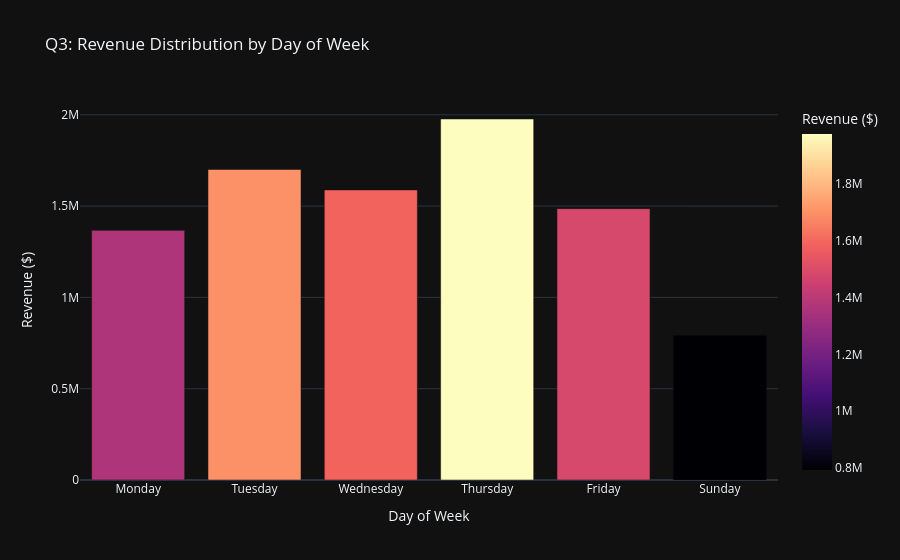

The code cell stored with this chart in its notebook:
### Markdown cell above
### Q3: Which days of the week generate the highest total sales revenue?

### Code cell
day_order = ['Monday', 'Tuesday', 'Wednesday', 'Thursday', 'Friday', 'Sunday']
q3_data = df_sales.groupby('DayOfWeek')['TotalAmount'].sum().reindex(day_order).reset_index()
fig3 = px.bar(
    q3_data, x='DayOfWeek', y='TotalAmount',
    title='Q3: Revenue Distribution by Day of Week',
    labels={'DayOfWeek': 'Day of Week', 'TotalAmount': 'Revenue ($)'},
    color='TotalAmount', color_continuous_scale='Magma'
)
fig3.show()

### Figure 1 — Plotly figure (JSON) as saved in the notebook; plotly's stock layout.template omitted (floating-point values rounded to 4 significant figures)
{"data": [{"hovertemplate": "Day of Week=%{x}<br>Revenue ($)=%{marker.color}<extra></extra>", "legendgroup": "", "marker": {"color": [1367000.0, 1701000.0, 1588000.0, 1977000.0, 1486000.0, 792500.0], "coloraxis": "coloraxis", "pattern": {"shape": ""}}, "name": "", "orientation": "v", "showlegend": false, "textposition": "auto", "type": "bar", "x": ["Monday", "Tuesday", "Wednesday", "Thursday", "Friday", "Sunday"], "xaxis": "x", "y": [1367000.0, 1701000.0, 1588000.0, 1977000.0, 1486000.0, 792500.0], "yaxis": "y"}], "layout": {"barmode": "relative", "coloraxis": {"autocolorscale": false, "colorbar": {"title": {"text": "Revenue ($)"}}, "colorscale": [[0, "#000004"], [0.1111, "#180f3d"], [0.2222, "#440f76"], [0.3333, "#721f81"], [0.4444, "#9e2f7f"], [0.5556, "#cd4071"], [0.6667, "#f1605d"], [0.7778, "#fd9668"], [0.8889, "#feca8d"], [1, "#fcfdbf"]]}, "legend": {"tracegroupgap": 0}, "title": {"text": "Q3: Revenue Distribution by Day of Week"}, "xaxis": {"anchor": "y", "domain": [0, 1], "title": {"text": "Day of Week"}}, "yaxis": {"anchor": "x", "domain": [0, 1], "title": {"text": "Revenue ($)"}}}}
